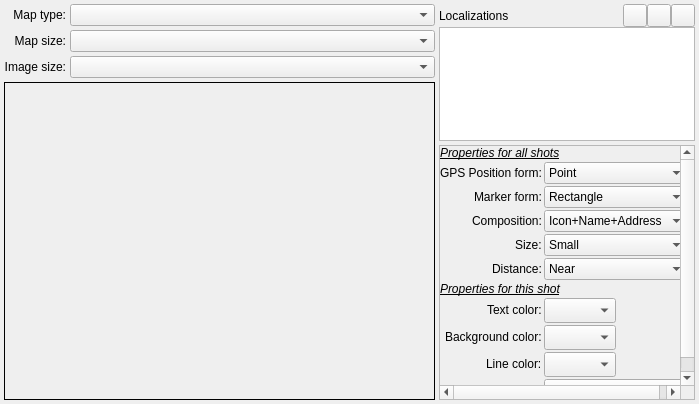
<?xml version="1.0" encoding="UTF-8"?>
<ui version="4.0">
 <class>wgt_QGMapsMap</class>
 <widget class="QWidget" name="wgt_QGMapsMap">
  <property name="geometry">
   <rect>
    <x>0</x>
    <y>0</y>
    <width>699</width>
    <height>404</height>
   </rect>
  </property>
  <property name="sizePolicy">
   <sizepolicy hsizetype="Expanding" vsizetype="Expanding">
    <horstretch>0</horstretch>
    <verstretch>0</verstretch>
   </sizepolicy>
  </property>
  <property name="windowTitle">
   <string notr="true">Form</string>
  </property>
  <layout class="QHBoxLayout" name="horizontalLayout_2">
   <property name="spacing">
    <number>4</number>
   </property>
   <property name="leftMargin">
    <number>4</number>
   </property>
   <property name="topMargin">
    <number>4</number>
   </property>
   <property name="rightMargin">
    <number>4</number>
   </property>
   <property name="bottomMargin">
    <number>4</number>
   </property>
   <item>
    <layout class="QVBoxLayout" name="verticalLayout_3">
     <property name="spacing">
      <number>4</number>
     </property>
     <property name="leftMargin">
      <number>0</number>
     </property>
     <property name="topMargin">
      <number>0</number>
     </property>
     <property name="rightMargin">
      <number>0</number>
     </property>
     <property name="bottomMargin">
      <number>0</number>
     </property>
     <item>
      <layout class="QFormLayout" name="formLayout_2">
       <property name="fieldGrowthPolicy">
        <enum>QFormLayout::FieldGrowthPolicy::AllNonFixedFieldsGrow</enum>
       </property>
       <property name="labelAlignment">
        <set>Qt::AlignmentFlag::AlignRight|Qt::AlignmentFlag::AlignTrailing|Qt::AlignmentFlag::AlignVCenter</set>
       </property>
       <property name="horizontalSpacing">
        <number>4</number>
       </property>
       <property name="verticalSpacing">
        <number>4</number>
       </property>
       <property name="leftMargin">
        <number>0</number>
       </property>
       <property name="topMargin">
        <number>0</number>
       </property>
       <property name="rightMargin">
        <number>0</number>
       </property>
       <property name="bottomMargin">
        <number>0</number>
       </property>
       <item row="1" column="0">
        <widget class="QLabel" name="label_21">
         <property name="text">
          <string>Map size:</string>
         </property>
         <property name="alignment">
          <set>Qt::AlignmentFlag::AlignRight|Qt::AlignmentFlag::AlignTrailing|Qt::AlignmentFlag::AlignVCenter</set>
         </property>
        </widget>
       </item>
       <item row="0" column="0">
        <widget class="QLabel" name="label_18">
         <property name="text">
          <string>Map type:</string>
         </property>
         <property name="alignment">
          <set>Qt::AlignmentFlag::AlignRight|Qt::AlignmentFlag::AlignTrailing|Qt::AlignmentFlag::AlignVCenter</set>
         </property>
        </widget>
       </item>
       <item row="0" column="1">
        <widget class="QComboBox" name="MapTypeCB">
         <property name="sizePolicy">
          <sizepolicy hsizetype="Preferred" vsizetype="Fixed">
           <horstretch>0</horstretch>
           <verstretch>0</verstretch>
          </sizepolicy>
         </property>
         <property name="toolTip">
          <string>Define the type of the map</string>
         </property>
        </widget>
       </item>
       <item row="1" column="1">
        <widget class="QComboBox" name="MapSizeCB">
         <property name="sizePolicy">
          <sizepolicy hsizetype="Preferred" vsizetype="Fixed">
           <horstretch>0</horstretch>
           <verstretch>0</verstretch>
          </sizepolicy>
         </property>
         <property name="toolTip">
          <string>Define the size of the map</string>
         </property>
        </widget>
       </item>
       <item row="2" column="1">
        <widget class="QComboBox" name="ImageSizeCB">
         <property name="sizePolicy">
          <sizepolicy hsizetype="Preferred" vsizetype="Fixed">
           <horstretch>0</horstretch>
           <verstretch>0</verstretch>
          </sizepolicy>
         </property>
         <property name="toolTip">
          <string>Define the size of the image generated for the map</string>
         </property>
        </widget>
       </item>
       <item row="2" column="0">
        <widget class="QLabel" name="label_20">
         <property name="text">
          <string>Image size:</string>
         </property>
         <property name="alignment">
          <set>Qt::AlignmentFlag::AlignRight|Qt::AlignmentFlag::AlignTrailing|Qt::AlignmentFlag::AlignVCenter</set>
         </property>
        </widget>
       </item>
      </layout>
     </item>
     <item>
      <widget class="QLabel" name="Map">
       <property name="sizePolicy">
        <sizepolicy hsizetype="Expanding" vsizetype="Expanding">
         <horstretch>0</horstretch>
         <verstretch>0</verstretch>
        </sizepolicy>
       </property>
       <property name="frameShape">
        <enum>QFrame::Shape::Box</enum>
       </property>
       <property name="text">
        <string notr="true"/>
       </property>
       <property name="alignment">
        <set>Qt::AlignmentFlag::AlignCenter</set>
       </property>
      </widget>
     </item>
    </layout>
   </item>
   <item>
    <layout class="QVBoxLayout" name="verticalLayout">
     <property name="spacing">
      <number>4</number>
     </property>
     <property name="sizeConstraint">
      <enum>QLayout::SizeConstraint::SetFixedSize</enum>
     </property>
     <property name="leftMargin">
      <number>0</number>
     </property>
     <property name="topMargin">
      <number>0</number>
     </property>
     <property name="rightMargin">
      <number>0</number>
     </property>
     <property name="bottomMargin">
      <number>0</number>
     </property>
     <item>
      <layout class="QVBoxLayout" name="verticalLayout_2">
       <property name="spacing">
        <number>0</number>
       </property>
       <property name="leftMargin">
        <number>0</number>
       </property>
       <property name="topMargin">
        <number>0</number>
       </property>
       <property name="rightMargin">
        <number>0</number>
       </property>
       <property name="bottomMargin">
        <number>0</number>
       </property>
       <item>
        <layout class="QHBoxLayout" name="horizontalLayout">
         <property name="spacing">
          <number>0</number>
         </property>
         <property name="sizeConstraint">
          <enum>QLayout::SizeConstraint::SetFixedSize</enum>
         </property>
         <property name="leftMargin">
          <number>0</number>
         </property>
         <property name="topMargin">
          <number>0</number>
         </property>
         <property name="rightMargin">
          <number>0</number>
         </property>
         <property name="bottomMargin">
          <number>0</number>
         </property>
         <item>
          <widget class="QLabel" name="label_40">
           <property name="sizePolicy">
            <sizepolicy hsizetype="Preferred" vsizetype="Preferred">
             <horstretch>0</horstretch>
             <verstretch>0</verstretch>
            </sizepolicy>
           </property>
           <property name="text">
            <string>Localizations</string>
           </property>
          </widget>
         </item>
         <item>
          <widget class="QToolButton" name="AddGMapsLocationBT">
           <property name="toolTip">
            <string>Use Google Maps to select a location</string>
           </property>
           <property name="text">
            <string notr="true"/>
           </property>
           <property name="icon">
            <iconset resource="../../RSCffDiaporama.qrc">
             <normaloff>:/img/gmap_add.png</normaloff>:/img/gmap_add.png</iconset>
           </property>
          </widget>
         </item>
         <item>
          <widget class="QToolButton" name="EditLocationBT">
           <property name="toolTip">
            <string>Edit current location</string>
           </property>
           <property name="text">
            <string notr="true"/>
           </property>
           <property name="icon">
            <iconset resource="../../RSCffDiaporama.qrc">
             <normaloff>:/img/action_edit.png</normaloff>:/img/action_edit.png</iconset>
           </property>
          </widget>
         </item>
         <item>
          <widget class="QToolButton" name="RemoveLocationBT">
           <property name="toolTip">
            <string>Remove current location</string>
           </property>
           <property name="text">
            <string notr="true"/>
           </property>
           <property name="icon">
            <iconset resource="../../RSCffDiaporama.qrc">
             <normaloff>:/img/trash.png</normaloff>:/img/trash.png</iconset>
           </property>
          </widget>
         </item>
        </layout>
       </item>
       <item>
        <widget class="cCustomLocationTable" name="LocationTable">
         <property name="sizePolicy">
          <sizepolicy hsizetype="Preferred" vsizetype="Fixed">
           <horstretch>0</horstretch>
           <verstretch>0</verstretch>
          </sizepolicy>
         </property>
         <property name="minimumSize">
          <size>
           <width>0</width>
           <height>114</height>
          </size>
         </property>
         <property name="maximumSize">
          <size>
           <width>16777215</width>
           <height>114</height>
          </size>
         </property>
         <property name="editTriggers">
          <set>QAbstractItemView::EditTrigger::NoEditTriggers</set>
         </property>
         <property name="selectionMode">
          <enum>QAbstractItemView::SelectionMode::SingleSelection</enum>
         </property>
         <property name="selectionBehavior">
          <enum>QAbstractItemView::SelectionBehavior::SelectRows</enum>
         </property>
         <property name="wordWrap">
          <bool>false</bool>
         </property>
         <property name="cornerButtonEnabled">
          <bool>false</bool>
         </property>
         <attribute name="horizontalHeaderVisible">
          <bool>false</bool>
         </attribute>
         <attribute name="verticalHeaderVisible">
          <bool>false</bool>
         </attribute>
         <column>
          <property name="text">
           <string>Location</string>
          </property>
         </column>
        </widget>
       </item>
      </layout>
     </item>
     <item>
      <widget class="QScrollArea" name="scrollArea">
       <property name="sizePolicy">
        <sizepolicy hsizetype="Preferred" vsizetype="Expanding">
         <horstretch>0</horstretch>
         <verstretch>0</verstretch>
        </sizepolicy>
       </property>
       <property name="widgetResizable">
        <bool>true</bool>
       </property>
       <property name="alignment">
        <set>Qt::AlignmentFlag::AlignRight|Qt::AlignmentFlag::AlignTrailing|Qt::AlignmentFlag::AlignVCenter</set>
       </property>
       <widget class="QWidget" name="scrollAreaWidgetContents">
        <property name="geometry">
         <rect>
          <x>0</x>
          <y>0</y>
          <width>258</width>
          <height>301</height>
         </rect>
        </property>
        <layout class="QFormLayout" name="formLayout">
         <property name="fieldGrowthPolicy">
          <enum>QFormLayout::FieldGrowthPolicy::AllNonFixedFieldsGrow</enum>
         </property>
         <property name="labelAlignment">
          <set>Qt::AlignmentFlag::AlignRight|Qt::AlignmentFlag::AlignTrailing|Qt::AlignmentFlag::AlignVCenter</set>
         </property>
         <property name="horizontalSpacing">
          <number>2</number>
         </property>
         <property name="verticalSpacing">
          <number>2</number>
         </property>
         <property name="leftMargin">
          <number>0</number>
         </property>
         <property name="topMargin">
          <number>0</number>
         </property>
         <property name="rightMargin">
          <number>0</number>
         </property>
         <property name="bottomMargin">
          <number>0</number>
         </property>
         <item row="0" column="0" colspan="2">
          <widget class="QLabel" name="label">
           <property name="font">
            <font>
             <italic>true</italic>
             <underline>true</underline>
            </font>
           </property>
           <property name="text">
            <string>Properties for all shots</string>
           </property>
          </widget>
         </item>
         <item row="1" column="0">
          <widget class="QLabel" name="PointFormLabel">
           <property name="text">
            <string>GPS Position form:</string>
           </property>
          </widget>
         </item>
         <item row="1" column="1">
          <widget class="QComboBox" name="PointFormCB">
           <property name="toolTip">
            <string>Define a form for the GPS position</string>
           </property>
           <item>
            <property name="text">
             <string>Point</string>
            </property>
           </item>
           <item>
            <property name="text">
             <string>Circle</string>
            </property>
           </item>
           <item>
            <property name="text">
             <string>Rectangle</string>
            </property>
           </item>
          </widget>
         </item>
         <item row="2" column="0">
          <widget class="QLabel" name="MarkerFormLabel">
           <property name="text">
            <string>Marker form:</string>
           </property>
          </widget>
         </item>
         <item row="2" column="1">
          <widget class="QComboBox" name="MarkerFormCB">
           <property name="toolTip">
            <string>Define a form for the marker</string>
           </property>
           <item>
            <property name="text">
             <string>Rectangle</string>
            </property>
           </item>
           <item>
            <property name="text">
             <string>Bubble</string>
            </property>
           </item>
          </widget>
         </item>
         <item row="3" column="0">
          <widget class="QLabel" name="MarkerCompoLabel">
           <property name="text">
            <string>Composition:</string>
           </property>
          </widget>
         </item>
         <item row="3" column="1">
          <widget class="QComboBox" name="MarkerCompoCB">
           <property name="toolTip">
            <string>Defined what information will be displayed in the marker</string>
           </property>
           <item>
            <property name="text">
             <string>Icon+Name+Address</string>
            </property>
           </item>
           <item>
            <property name="text">
             <string>Icon+Name</string>
            </property>
           </item>
           <item>
            <property name="text">
             <string>Icon</string>
            </property>
           </item>
           <item>
            <property name="text">
             <string>Name</string>
            </property>
           </item>
           <item>
            <property name="text">
             <string>Name+Address</string>
            </property>
           </item>
           <item>
            <property name="text">
             <string>Address</string>
            </property>
           </item>
          </widget>
         </item>
         <item row="4" column="0">
          <widget class="QLabel" name="MarkerSizeLabel">
           <property name="text">
            <string>Size:</string>
           </property>
          </widget>
         </item>
         <item row="4" column="1">
          <widget class="QComboBox" name="MarkerSizeCB">
           <property name="toolTip">
            <string>Define the size of the marker and the GPS position</string>
           </property>
           <item>
            <property name="text">
             <string>Small</string>
            </property>
           </item>
           <item>
            <property name="text">
             <string>Medium</string>
            </property>
           </item>
           <item>
            <property name="text">
             <string>Large</string>
            </property>
           </item>
           <item>
            <property name="text">
             <string>Huge</string>
            </property>
           </item>
          </widget>
         </item>
         <item row="6" column="0">
          <widget class="QLabel" name="DistanceLabel">
           <property name="text">
            <string>Distance:</string>
           </property>
          </widget>
         </item>
         <item row="6" column="1">
          <widget class="QComboBox" name="DistanceCB">
           <property name="toolTip">
            <string>Defined where to display the marker (the distance between the marker and the GPS position)</string>
           </property>
           <item>
            <property name="text">
             <string>Near</string>
            </property>
           </item>
           <item>
            <property name="text">
             <string>Normal</string>
            </property>
           </item>
           <item>
            <property name="text">
             <string>Far</string>
            </property>
           </item>
          </widget>
         </item>
         <item row="12" column="0" colspan="2">
          <widget class="QLabel" name="label_7">
           <property name="font">
            <font>
             <italic>true</italic>
             <underline>true</underline>
            </font>
           </property>
           <property name="text">
            <string>Properties for this shot</string>
           </property>
          </widget>
         </item>
         <item row="13" column="0">
          <widget class="QLabel" name="TextColorLabel">
           <property name="text">
            <string>Text color:</string>
           </property>
          </widget>
         </item>
         <item row="13" column="1">
          <layout class="QHBoxLayout" name="horizontalLayout_6">
           <property name="spacing">
            <number>0</number>
           </property>
           <property name="leftMargin">
            <number>0</number>
           </property>
           <property name="topMargin">
            <number>0</number>
           </property>
           <property name="rightMargin">
            <number>0</number>
           </property>
           <property name="bottomMargin">
            <number>0</number>
           </property>
           <item>
            <widget class="ColorComboBox" name="TextColorCB">
             <property name="sizePolicy">
              <sizepolicy hsizetype="Preferred" vsizetype="Preferred">
               <horstretch>0</horstretch>
               <verstretch>0</verstretch>
              </sizepolicy>
             </property>
             <property name="font">
              <font>
               <family>Sans Serif</family>
               <pointsize>9</pointsize>
              </font>
             </property>
             <property name="toolTip">
              <string>Defines the color of the text</string>
             </property>
             <property name="iconSize">
              <size>
               <width>64</width>
               <height>16</height>
              </size>
             </property>
            </widget>
           </item>
           <item>
            <widget class="QLabel" name="label_5">
             <property name="sizePolicy">
              <sizepolicy hsizetype="Expanding" vsizetype="Preferred">
               <horstretch>0</horstretch>
               <verstretch>0</verstretch>
              </sizepolicy>
             </property>
             <property name="text">
              <string notr="true"/>
             </property>
            </widget>
           </item>
          </layout>
         </item>
         <item row="14" column="0">
          <widget class="QLabel" name="MarkerColorLabel">
           <property name="text">
            <string>Background color:</string>
           </property>
          </widget>
         </item>
         <item row="14" column="1">
          <layout class="QHBoxLayout" name="horizontalLayout_5">
           <property name="spacing">
            <number>0</number>
           </property>
           <property name="leftMargin">
            <number>0</number>
           </property>
           <property name="topMargin">
            <number>0</number>
           </property>
           <property name="rightMargin">
            <number>0</number>
           </property>
           <property name="bottomMargin">
            <number>0</number>
           </property>
           <item>
            <widget class="ColorComboBox" name="MarkerColorCB">
             <property name="sizePolicy">
              <sizepolicy hsizetype="Preferred" vsizetype="Preferred">
               <horstretch>0</horstretch>
               <verstretch>0</verstretch>
              </sizepolicy>
             </property>
             <property name="font">
              <font>
               <family>Sans Serif</family>
               <pointsize>9</pointsize>
              </font>
             </property>
             <property name="toolTip">
              <string>Defines the color of the background of the marker, of the GPS position and of the part between the two</string>
             </property>
             <property name="iconSize">
              <size>
               <width>64</width>
               <height>16</height>
              </size>
             </property>
            </widget>
           </item>
           <item>
            <widget class="QLabel" name="label_4">
             <property name="sizePolicy">
              <sizepolicy hsizetype="Expanding" vsizetype="Preferred">
               <horstretch>0</horstretch>
               <verstretch>0</verstretch>
              </sizepolicy>
             </property>
             <property name="text">
              <string notr="true"/>
             </property>
            </widget>
           </item>
          </layout>
         </item>
         <item row="16" column="0">
          <widget class="QLabel" name="VisibilityLabel">
           <property name="text">
            <string>Visibility:</string>
           </property>
          </widget>
         </item>
         <item row="16" column="1">
          <widget class="QComboBox" name="VisibilityCB">
           <property name="toolTip">
            <string>Defined if the marker is visible, half-visible (masked) or hidden</string>
           </property>
           <item>
            <property name="text">
             <string>Hide</string>
            </property>
           </item>
           <item>
            <property name="text">
             <string>Masked</string>
            </property>
           </item>
           <item>
            <property name="text">
             <string>Visible</string>
            </property>
           </item>
          </widget>
         </item>
         <item row="15" column="0">
          <widget class="QLabel" name="LineColorLabel">
           <property name="text">
            <string>Line color:</string>
           </property>
          </widget>
         </item>
         <item row="15" column="1">
          <layout class="QHBoxLayout" name="horizontalLayout_3">
           <property name="spacing">
            <number>0</number>
           </property>
           <property name="leftMargin">
            <number>0</number>
           </property>
           <property name="topMargin">
            <number>0</number>
           </property>
           <property name="rightMargin">
            <number>0</number>
           </property>
           <property name="bottomMargin">
            <number>0</number>
           </property>
           <item>
            <widget class="ColorComboBox" name="LineColorCB">
             <property name="sizePolicy">
              <sizepolicy hsizetype="Preferred" vsizetype="Preferred">
               <horstretch>0</horstretch>
               <verstretch>0</verstretch>
              </sizepolicy>
             </property>
             <property name="font">
              <font>
               <family>Sans Serif</family>
               <pointsize>9</pointsize>
              </font>
             </property>
             <property name="toolTip">
              <string>Defines the color of the border</string>
             </property>
             <property name="iconSize">
              <size>
               <width>64</width>
               <height>16</height>
              </size>
             </property>
            </widget>
           </item>
           <item>
            <widget class="QLabel" name="label_2">
             <property name="sizePolicy">
              <sizepolicy hsizetype="Expanding" vsizetype="Preferred">
               <horstretch>0</horstretch>
               <verstretch>0</verstretch>
              </sizepolicy>
             </property>
             <property name="text">
              <string notr="true"/>
             </property>
            </widget>
           </item>
          </layout>
         </item>
        </layout>
       </widget>
      </widget>
     </item>
    </layout>
   </item>
  </layout>
 </widget>
 <customwidgets>
  <customwidget>
   <class>ColorComboBox</class>
   <extends>QComboBox</extends>
   <header>colorcombobox.h</header>
  </customwidget>
  <customwidget>
   <class>cCustomLocationTable</class>
   <extends>QTableWidget</extends>
   <header>DlgImage/wgt_QGMapsMap/cCustomLocationTable.h</header>
  </customwidget>
 </customwidgets>
 <tabstops>
  <tabstop>MapTypeCB</tabstop>
  <tabstop>MapSizeCB</tabstop>
  <tabstop>ImageSizeCB</tabstop>
  <tabstop>LocationTable</tabstop>
  <tabstop>AddGMapsLocationBT</tabstop>
  <tabstop>EditLocationBT</tabstop>
  <tabstop>RemoveLocationBT</tabstop>
  <tabstop>scrollArea</tabstop>
  <tabstop>PointFormCB</tabstop>
  <tabstop>MarkerFormCB</tabstop>
  <tabstop>MarkerCompoCB</tabstop>
  <tabstop>MarkerSizeCB</tabstop>
  <tabstop>LineColorCB</tabstop>
  <tabstop>DistanceCB</tabstop>
  <tabstop>TextColorCB</tabstop>
  <tabstop>MarkerColorCB</tabstop>
  <tabstop>VisibilityCB</tabstop>
 </tabstops>
 <resources>
  <include location="../../RSCffDiaporama.qrc"/>
 </resources>
 <connections/>
</ui>
